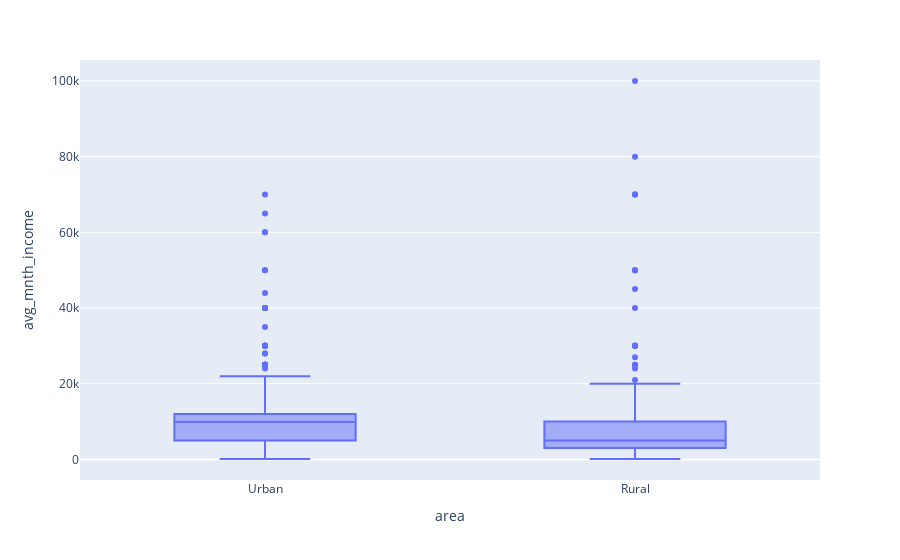

Write notebook code for a chart like this one.
### Markdown cell above
Majority of the sample earn an average monthly income below 10,000/=

### Code cell
#distribution of income by area and insurance use

fig = px.box(nakuru_df, x='area', y='avg_mnth_income')
fig.show()

### Figure 1 — Plotly figure (JSON) as saved in the notebook; plotly's stock layout.template omitted (floating-point values rounded to 4 significant figures; data arrays with more than 128 entries replaced by an {"elided": "..."} marker saying what was removed)
{"data": [{"alignmentgroup": "True", "hovertemplate": "area=%{x}<br>avg_mnth_income=%{y}<extra></extra>", "legendgroup": "", "marker": {"color": "#636efa"}, "name": "", "notched": false, "offsetgroup": "", "orientation": "v", "showlegend": false, "type": "box", "x": {"elided": "790 str values"}, "x0": " ", "xaxis": "x", "y": {"elided": "790 int values"}, "y0": " ", "yaxis": "y"}], "layout": {"boxmode": "group", "legend": {"tracegroupgap": 0}, "margin": {"t": 60}, "xaxis": {"anchor": "y", "domain": [0, 1], "title": {"text": "area"}}, "yaxis": {"anchor": "x", "domain": [0, 1], "title": {"text": "avg_mnth_income"}}}}
